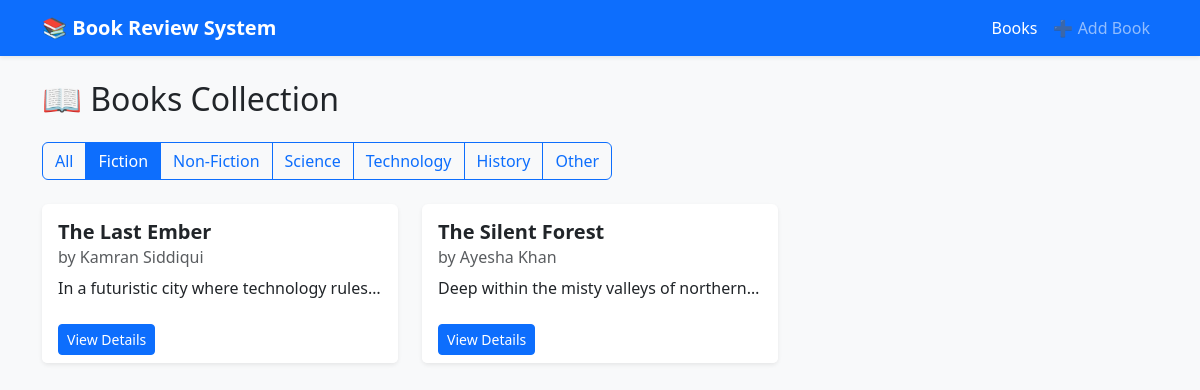
The page /?genre=fiction on the database its author committed.
### book/models.py (models this page shows, shortened)
class Book(models.Model):
    GENRE_CHOICES = [
        ('fiction', 'Fiction'),
        ('non_fiction', 'Non-Fiction'),
        ('science', 'Science'),
        ('technology', 'Technology'),
        ('history', 'History'),
        ('other', 'Other'),
    ]
    title = models.CharField(max_length=200)
    author = models.CharField(max_length=200)
    description = models.TextField()
    genre = models.CharField(max_length=20,choices=GENRE_CHOICES)
    isbn = models.CharField('ISBN',max_length=13,unique=True)
    publication_date = models.DateField()
    average_rating = models.DecimalField(
        max_digits=3,
        decimal_places=2,
        validators=[MinLengthValidator(0),MaxLengthValidator(5)],
        default=0
    )
    created_at = models.DateTimeField(auto_now_add=True)
    updated_at = models.DateTimeField(auto_now=True)

### book/views.py (the view)
# urls.py: path('',views.book_list, name='book_list'),
def book_list(request):
    genre = request.GET.get('genre')
    if genre:
        books = Book.objects.filter(genre=genre).order_by('-created_at')
    else:
        books = Book.objects.all().order_by('-created_at')
    return render(request,'book/book_list.html',{'books':books},)

### book/templates/book/book_list.html (shortened to what this page needs)
{% extends "book/base.html" %}
{% block content %}
<h2 class="mb-4">📖 Books Collection</h2>
<div class="row mb-4">
    <div class="col">
        <div class="btn-group" role="group">
            <a href="{% url 'book_list' %}"
               class="btn btn-outline-primary {% if not request.GET.genre %}active{% endif %}">
               All
            </a>
            {% for key, value in books.model.GENRE_CHOICES %}
                <a href="?genre={{ key }}"
                   class="btn btn-outline-primary {% if request.GET.genre == key %}active{% endif %}">
                   {{ value }}
                </a>
            {% endfor %}
        </div>
    </div>
</div>
<div class="row row-cols-1 row-cols-md-2 row-cols-lg-3 g-4">
    {% for book in books %}
        <div class="col">
            <div class="card h-100 shadow-sm border-0">
                <div class="card-body">
                    <h5 class="card-title fw-bold">{{ book.title }}</h5>
                    <h6 class="card-subtitle mb-2 text-muted">by {{ book.author }}</h6>
                    <p class="card-text text-truncate" style="max-height: 4.5em; overflow: hidden;">
                        {{ book.description|truncatewords:30 }}
                    </p>
                </div>
                <div class="card-footer bg-white border-0">
                    <a href="{% url 'book_detail' book.pk %}" class="btn btn-sm btn-primary">View Details</a>
                </div>
            </div>
        </div>
    {% empty %}
        <div class="col-12">
            <div class="alert alert-info">No books found.</div>
        </div>
    {% endfor %}
</div>
{% endblock content %}

### rows shown on the page
Book: title "The Last Ember", author "Kamran Siddiqui", description "In a futuristic city where technology rules…"
Book: title "The Silent Forest", author "Ayesha Khan", description "Deep within the misty valleys of northern…"

### other values the page prints
{{ value }} "Fiction" "Non-Fiction" "Science" "Technology" "History" "Other"
